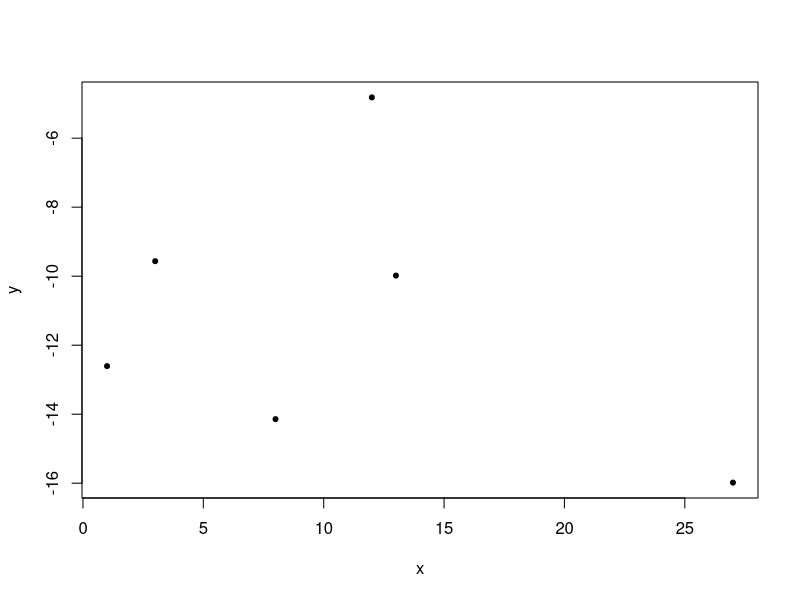

Source code (R):
## ---- chunk 1
x = c(1, 3, 8, 12, 13, 27)
mean(x)
sd(x)
set.seed(1)
y = -0.1 * x + rnorm(6, mean=-10, sd=4)
cor.test(x, y)
plot(x, y, pch=20)
## ---- chunk 2
13 + 7
## ---- chunk 3
1001 - 93
## ---- chunk 4
81 * 76
## ---- chunk 5
1563 / 43
## ---- chunk 6
1563 %/% 43
## ---- chunk 7
1563 %% 43
## ---- chunk 8
16^2
## ---- chunk 9
16**2
## ---- chunk 10
(13 + 6) * 8 - 12**2 / (2.5 + 1.6)
## ---- chunk 11
sqrt(144)
## ---- chunk 12
pi
## ---- chunk 13
exp(1)
